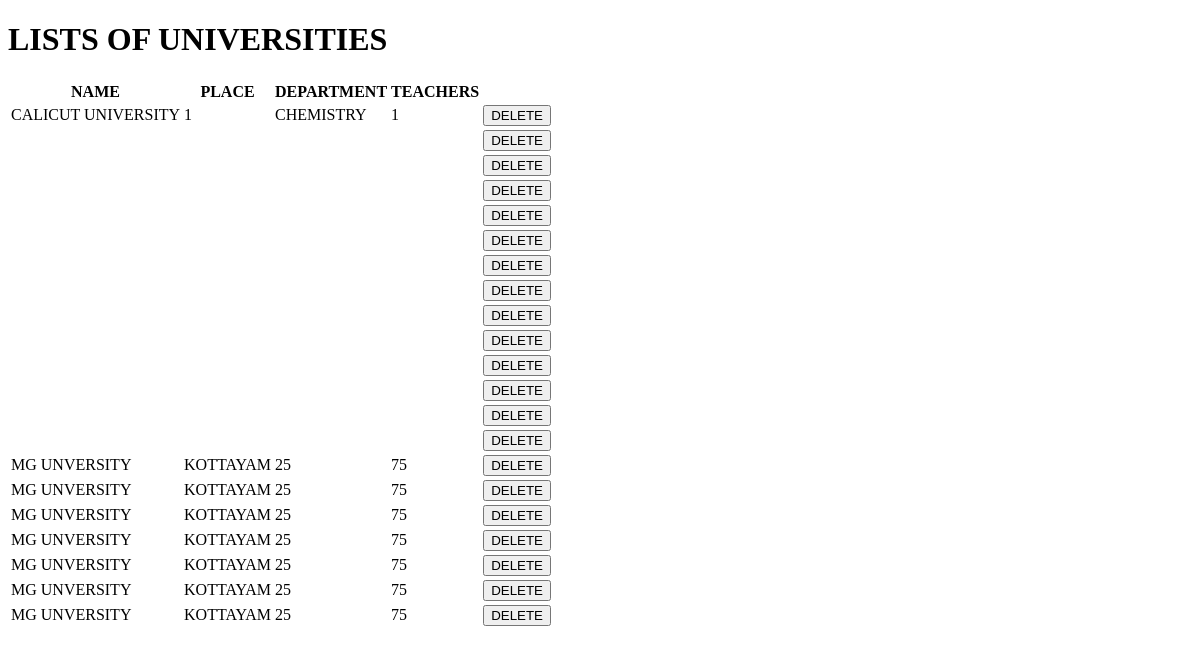
Before: /univ with the older database file.
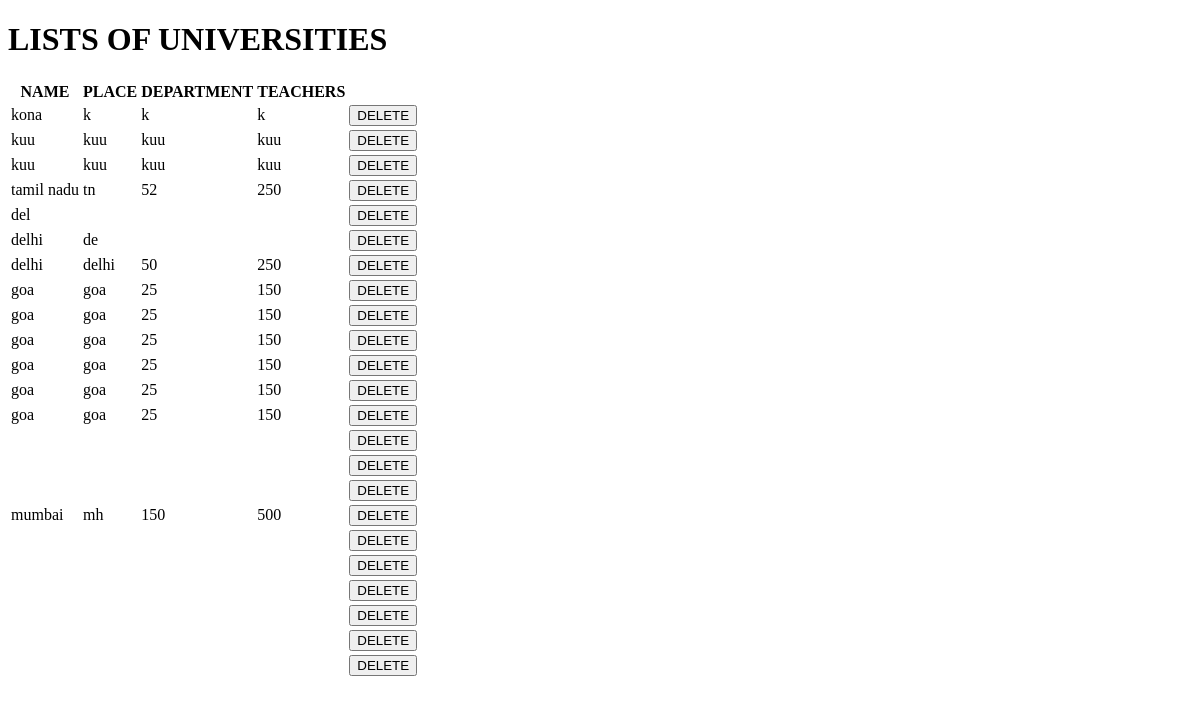
After: the same page with the newer database file.
### newapp/models.py (models this page shows)
class unversity(models.Model):
    name = models.CharField(max_length=250)
    place = models.CharField(max_length=250)
    department = models.CharField(max_length=50)
    teachers = models.CharField(max_length=50)

### newapp/views.py (the view)
# urls.py: path("univ",views.univ,name="univ"),
def univ(request):
    datas = unversity.objects.all()
    return render(request,"univ.html",{"univ":datas})

### templates/univ.html (shortened to what this page needs)
<!DOCTYPE html>
<html lang="en">
<head>
</head>
<body>
    <div>
        <h1>LISTS OF UNIVERSITIES</h1>
        <table>
            <tr>
                <th>NAME</th>
                <th>PLACE</th>
                <th>DEPARTMENT</th>
                <th>TEACHERS</th>
            </tr>
            {% for x in univ %}
            <tr>
                <td>{{x.name}}</td>
                <td>{{x.place}}</td>
                <td>{{x.department}}</td>
                <td>{{x.teachers}}</td>
                <form action="{% url "delete" x.id %}">
                    <td><button type="submit">DELETE</button></td>
                </form>
            </tr>
            {% endfor %}
        </table>
    </div>
</body>
</html>

Changed rows visible on the page:
removed unversity: name "CALICUT UNIVERSITY", place "1", department "CHEMISTRY", teachers "1"
removed unversity: name "MG UNVERSITY", place "KOTTAYAM", department "25", teachers "75"
removed unversity: name "MG UNVERSITY", place "KOTTAYAM", department "25", teachers "75"
removed unversity: name "MG UNVERSITY", place "KOTTAYAM", department "25", teachers "75"
removed unversity: name "MG UNVERSITY", place "KOTTAYAM", department "25", teachers "75"
removed unversity: name "MG UNVERSITY", place "KOTTAYAM", department "25", teachers "75"
removed unversity: name "MG UNVERSITY", place "KOTTAYAM", department "25", teachers "75"
removed unversity: name "MG UNVERSITY", place "KOTTAYAM", department "25", teachers "75"
added unversity: name "kona", place "k", department "k", teachers "k"
added unversity: name "kuu", place "kuu", department "kuu", teachers "kuu"
added unversity: name "kuu", place "kuu", department "kuu", teachers "kuu"
added unversity: name "tamil nadu", place "tn", department "52", teachers "250"
added unversity: name "del"
added unversity: name "delhi", place "de"
added unversity: name "delhi", place "delhi", department "50", teachers "250"
added unversity: name "goa", place "goa", department "25", teachers "150"
added unversity: name "goa", place "goa", department "25", teachers "150"
added unversity: name "goa", place "goa", department "25", teachers "150"
added unversity: name "goa", place "goa", department "25", teachers "150"
added unversity: name "goa", place "goa", department "25", teachers "150"
added unversity: name "goa", place "goa", department "25", teachers "150"
added unversity: name "mumbai", place "mh", department "150", teachers "500"
